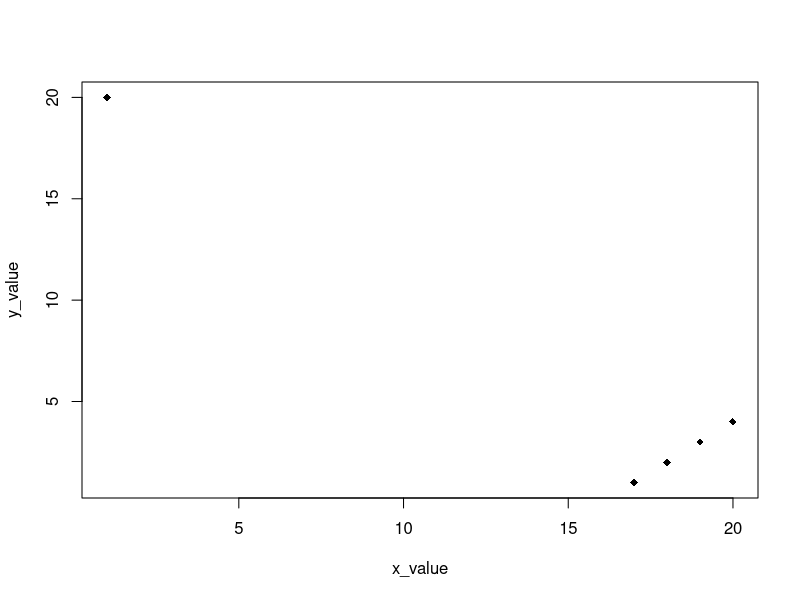

Generate this figure with R:
## ---- chunk 1
#| echo = FALSE
x_value <- c(rep(17, 25), rep(18, 25), rep(19, 25), rep(20, 25), 1)
y_value <- c(rep(1, 25), rep(2, 25), rep(3, 25), rep(4, 25), 20)

#cor(x_value, y_value)

plot(x_value, y_value, pch = 18)
